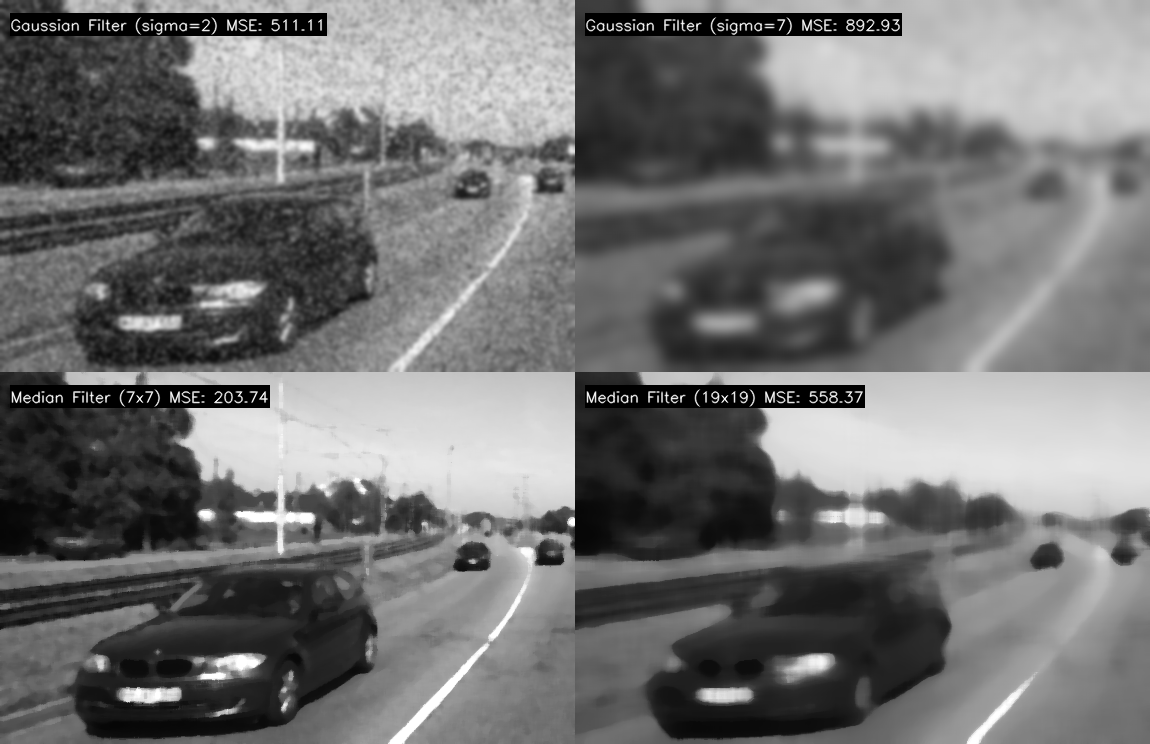
#> input picture DIP/HW3/filtered_images_grid.png, 1150 x 744 px
$ python Filters.py filtered_images_grid.png filtered_images_grid.png
#> lines starting #> are read from the running program, lines starting #| are printed output that depends on the picture; after the words box and inside, x2 and y2 are one past the last pixel; in counts of white or black regions, pixels touching at a corner belong together
### DIP/HW3/MSE.py
import sys
import cv2
import numpy as np

def loadImage(imagePath):
    return cv2.imread(imagePath, cv2.IMREAD_UNCHANGED)

def calcMSE(image1, image2):
    #super easy lol
    return np.mean((image1.astype(np.float32) - image2.astype(np.float32)) ** 2)

def mseFromPaths(imagePath1, imagePath2):
    return calcMSE(loadImage(imagePath1), loadImage(imagePath2))

def main():
    imagePath1, imagePath2 = sys.argv[1], sys.argv[2]
    print(f"MSE: {mseFromPaths(imagePath1, imagePath2)}")

# [2 lines that do not run on import are left out]

### DIP/HW3/Filters.py
import cv2
import numpy as np
import sys
from MSE import mseFromPaths, loadImage, calcMSE

def applyGaussianFilter(image, sigma):
    return cv2.GaussianBlur(image, (0, 0), sigma)

def applyMedianFilter(image, kernelSize):
    return cv2.medianBlur(image, kernelSize)

def calculateFilteredMSE(originalImage, noisyImage, filterFunction, *args):
    filteredImage = filterFunction(noisyImage, *args)
    return calcMSE(originalImage, filteredImage), filteredImage

def generateComparisonTable(originalPath, noisyPath):
    originalImage = loadImage(originalPath)
    noisyImage = loadImage(noisyPath)

    mseNoisy = mseFromPaths(originalPath, noisyPath)
    mseGaussianSigma2, gaussianSigma2Image = calculateFilteredMSE(originalImage, noisyImage, applyGaussianFilter, 2)
    mseGaussianSigma7, gaussianSigma7Image = calculateFilteredMSE(originalImage, noisyImage, applyGaussianFilter, 7)
    mseMedian7x7, median7x7Image = calculateFilteredMSE(originalImage, noisyImage, applyMedianFilter, 7)
    mseMedian19x19, median19x19Image = calculateFilteredMSE(originalImage, noisyImage, applyMedianFilter, 19)

    return {
        "Noisy (not processed)": (mseNoisy, noisyImage),
        "Gaussian Filter (sigma=2)": (mseGaussianSigma2, gaussianSigma2Image),
        "Gaussian Filter (sigma=7)": (mseGaussianSigma7, gaussianSigma7Image),
        "Median Filter (7x7)": (mseMedian7x7, median7x7Image),
        "Median Filter (19x19)": (mseMedian19x19, median19x19Image)
    }

def printComparisonTable(comparisonResults):
    print("MSE Comparison Table")
    print("-------------------")
    for description, (mseValue, _) in comparisonResults.items():
        print(f"{description}: {mseValue:.2f}")

def createImageGrid(images):
    rows = []
    for i in range(0, len(images), 2):
        row = np.hstack(images[i:i+2])
        rows.append(row)
    return np.vstack(rows)

def saveFilteredImages(comparisonResults, outputPath):
    images = [result[1] for result in list(comparisonResults.values())[1:]]  # Exclude the noisy image
    titles = list(comparisonResults.keys())[1:]  # Exclude the noisy image title
    mse_values = [result[0] for result in list(comparisonResults.values())[1:]]  # Exclude the noisy image MSE

    gridImage = createImageGrid(images)

    # Add titles and MSE values to the grid image
    font = cv2.FONT_HERSHEY_SIMPLEX
    y_offset = 30
    for i, (title, mse) in enumerate(zip(titles, mse_values)):
        x = 10 + (i % 2) * (gridImage.shape[1] // 2)
        y = y_offset + (i // 2) * (gridImage.shape[0] // 2)
        # Draw a black background rectangle for the text
        label = f"{title} MSE: {mse:.2f}"
        text_size = cv2.getTextSize(label, font, 0.5, 1)[0]
        cv2.rectangle(gridImage, (x, y - text_size[1] - 5), (x + text_size[0], y + 5), (0, 0, 0), -1)
        # Draw the white text on top of the black background
        cv2.putText(gridImage, label, (x, y), font, 0.5, (255, 255, 255), 1, cv2.LINE_AA)

    cv2.imwrite(outputPath, gridImage)

def main():
    originalPath, noisyPath = sys.argv[1], sys.argv[2]
    comparisonResults = generateComparisonTable(originalPath, noisyPath)
#> in loadImage, returned value is the input picture: shape (744, 1150); min 0, max 255, mean 113.2
#> in generateComparisonTable, `mseNoisy = mseFromPaths(originalPath, noisyPath)`: mseNoisy = 0
#> in generateComparisonTable, `mseGaussianSigma2, gaussianSigma2Image = calculateFilteredMSE(original..`: mseGaussianSigma2 = 141.8
#> call 2 of applyGaussianFilter, with sigma = 7
#> in applyGaussianFilter (call 2), `return cv2.GaussianBlur(image, (0, 0), sigma)`:
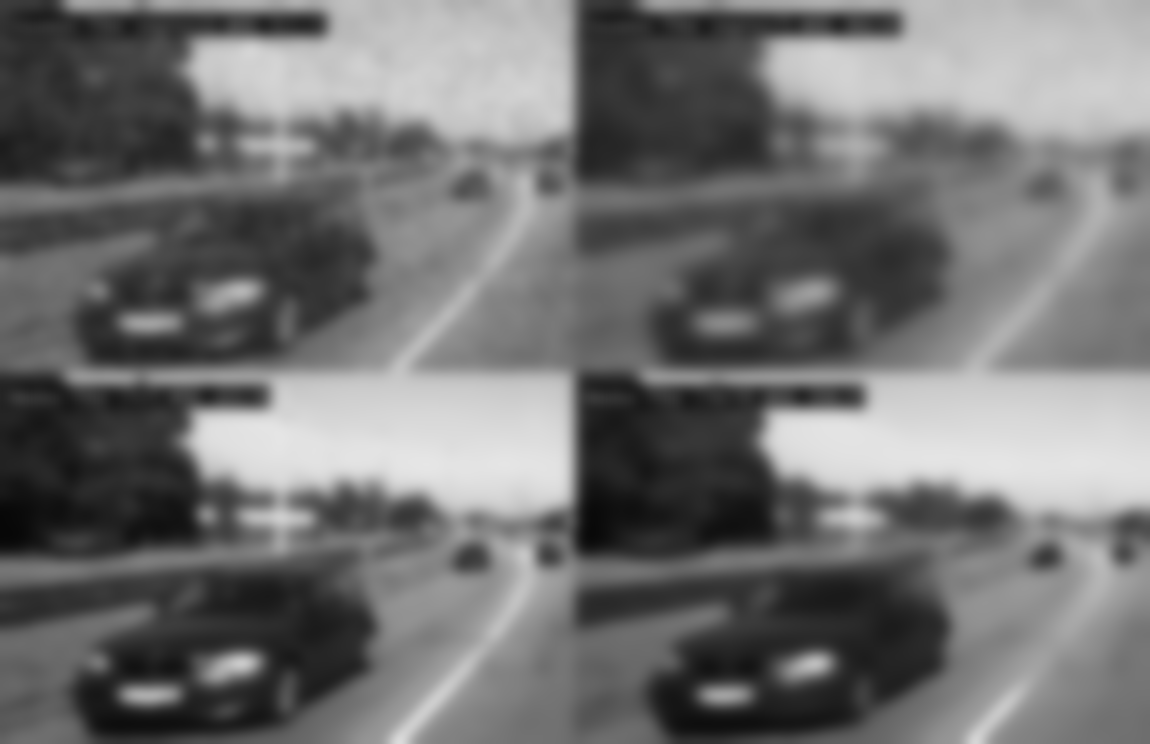
#> returned value: shape (744, 1150); min 7, max 230, mean 113.2
#> in generateComparisonTable, `mseGaussianSigma7, gaussianSigma7Image = calculateFilteredMSE(original..`: mseGaussianSigma7 = 451.8
#> in generateComparisonTable, `mseMedian7x7, median7x7Image = calculateFilteredMSE(originalImage, noi..`: mseMedian7x7 = 156.1
#> call 2 of applyMedianFilter, with kernelSize = 19
#> in applyMedianFilter (call 2), `return cv2.medianBlur(image, kernelSize)`:
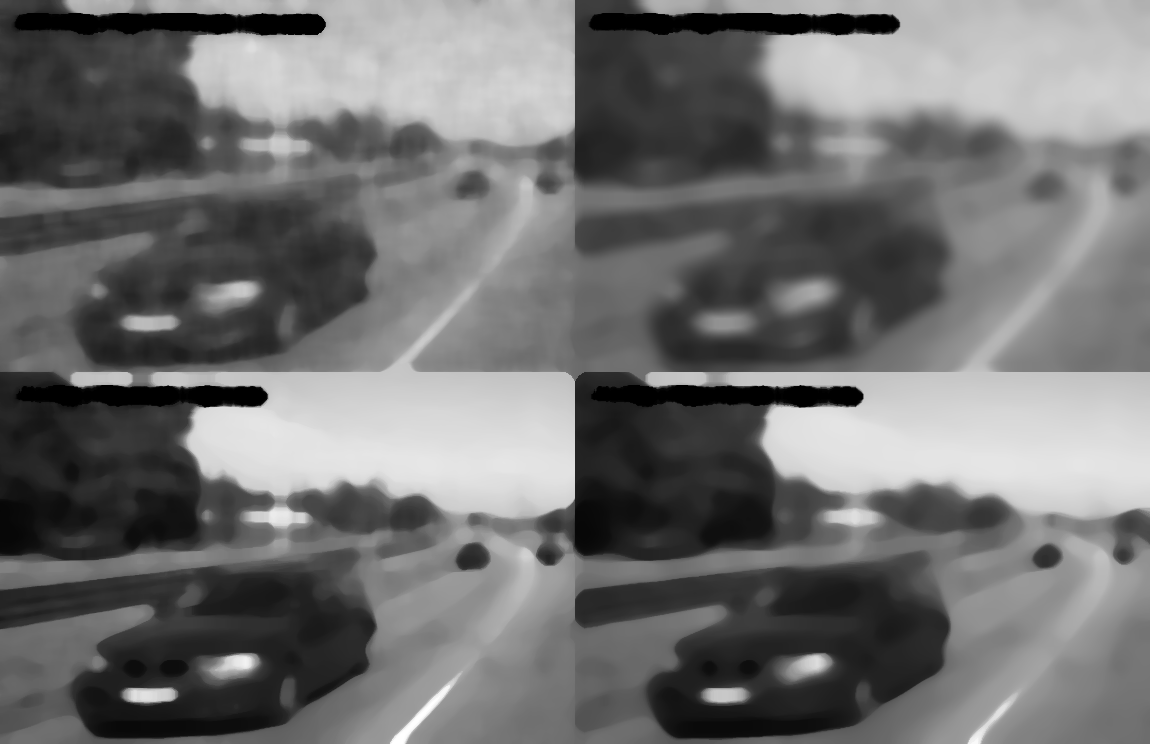
#> returned value: shape (744, 1150); min 0, max 255, mean 112.2
#> in generateComparisonTable, `mseMedian19x19, median19x19Image = calculateFilteredMSE(originalImage,..`: mseMedian19x19 = 367.3
#> comparisonResults = 5 items
    printComparisonTable(comparisonResults)
#> the loop in printComparisonTable, `for description, (mseValue, _) in comparisonResults.items():` made 5 passes
#> (description, mseValue) on passes 1 to 5: ('Noisy (not processed)', 0), ('Gaussian Filter (sigma=2)', 141.8), ('Gaussian Filter (sigma=7)', 451.8), ('Median Filter (7x7)', 156.1), ('Median Filter (19x19)', 367.3)
#| Noisy (not processed): 0.00
#| Gaussian Filter (sigma=2): 141.83
#| Gaussian Filter (sigma=7): 451.84
#| Median Filter (7x7): 156.06
#| Median Filter (19x19): 367.29
    saveFilteredImages(comparisonResults, "filtered_images_grid.png")
#> in saveFilteredImages, `images = [result[1] for result in list(comparisonResults.values())[1:]]`: images = 4 items
#> in saveFilteredImages, `titles = list(comparisonResults.keys())[1:]`: titles = ['Gaussian Filter (sigma=2)', 'Gaussian Filter (sigma=7)', 'Median Filter (7x7)', 'Median Filter (19x19)']
#> in saveFilteredImages, `mse_values = [result[0] for result in list(comparisonResults.values())..`: mse_values = [141.8, 451.8, 156.1, 367.3]
#> the loop in createImageGrid, `for i in range(0, len(images), 2):` made 2 passes
#> pass 2, in createImageGrid, `row = np.hstack(images[i:i+2])`:
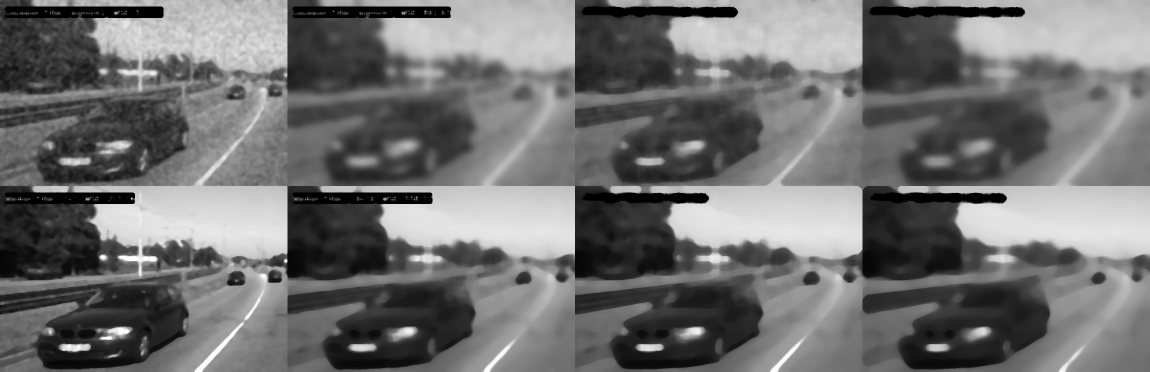
#> row: shape (744, 2300) (shown at 1/2 size); min 0, max 255, mean 112.3
#> after the loop in createImageGrid, `for i in range(0, len(images), 2):`: rows = 2 items
#> in createImageGrid, `return np.vstack(rows)`:
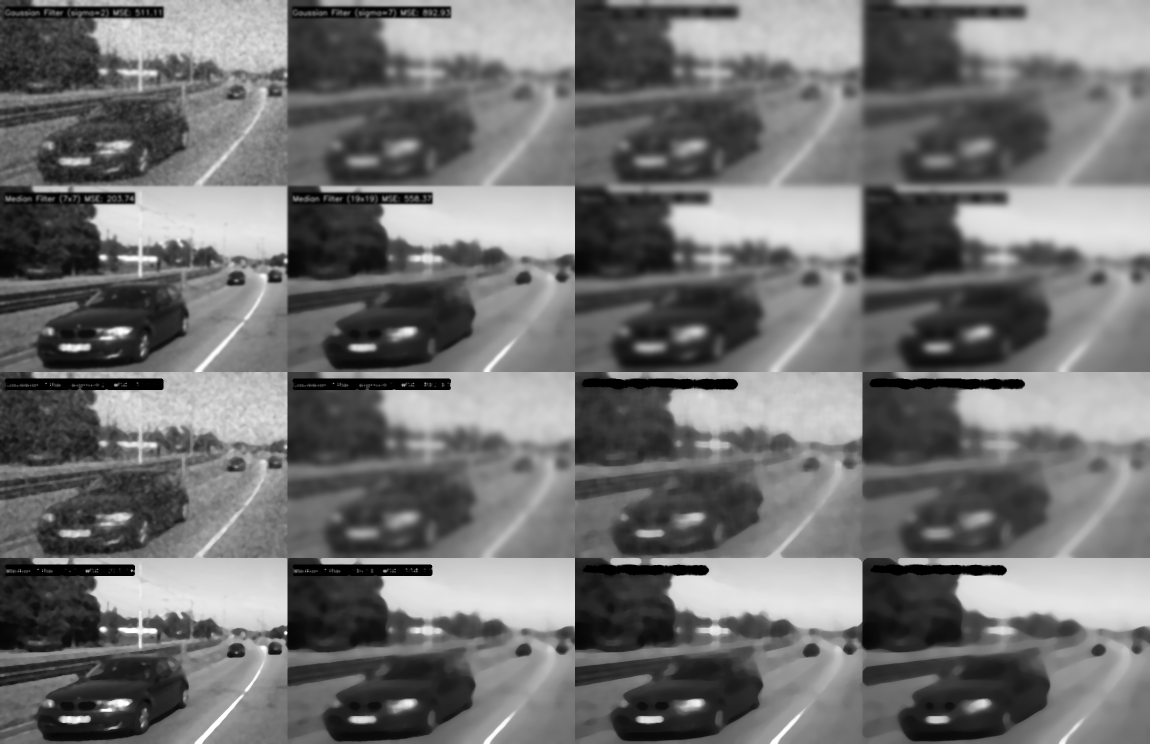
#> returned value: shape (1488, 2300) (shown at 1/2 size); min 0, max 255, mean 112.8
#> the loop in saveFilteredImages, `for i, (title, mse) in enumerate(zip(titles, mse_values)):` made 4 passes
#> (title, mse, x, y, label, text_size) on passes 1 to 3: ('Gaussian Filter (sigma=2)', 141.8, 10, 30, 'Gaussian Filter (sigma=2) MSE: 141.83', (316, 12)), ('Gaussian Filter (sigma=7)', 451.8, 1160, 30, 'Gaussian Filter (sigma=7) MSE: 451.84', (316, 12)), ('Median Filter (7x7)', 156.1, 10, 774, 'Median Filter (7x7) MSE: 156.06', (259, 12))
#> (mse, x, y, label, text_size) on pass 4: (367.3, 1160, 774, 'Median Filter (19x19) MSE: 367.29', (279, 12))
#> after the loop in saveFilteredImages, `for i, (title, mse) in enumerate(zip(titles, mse_values)):`:
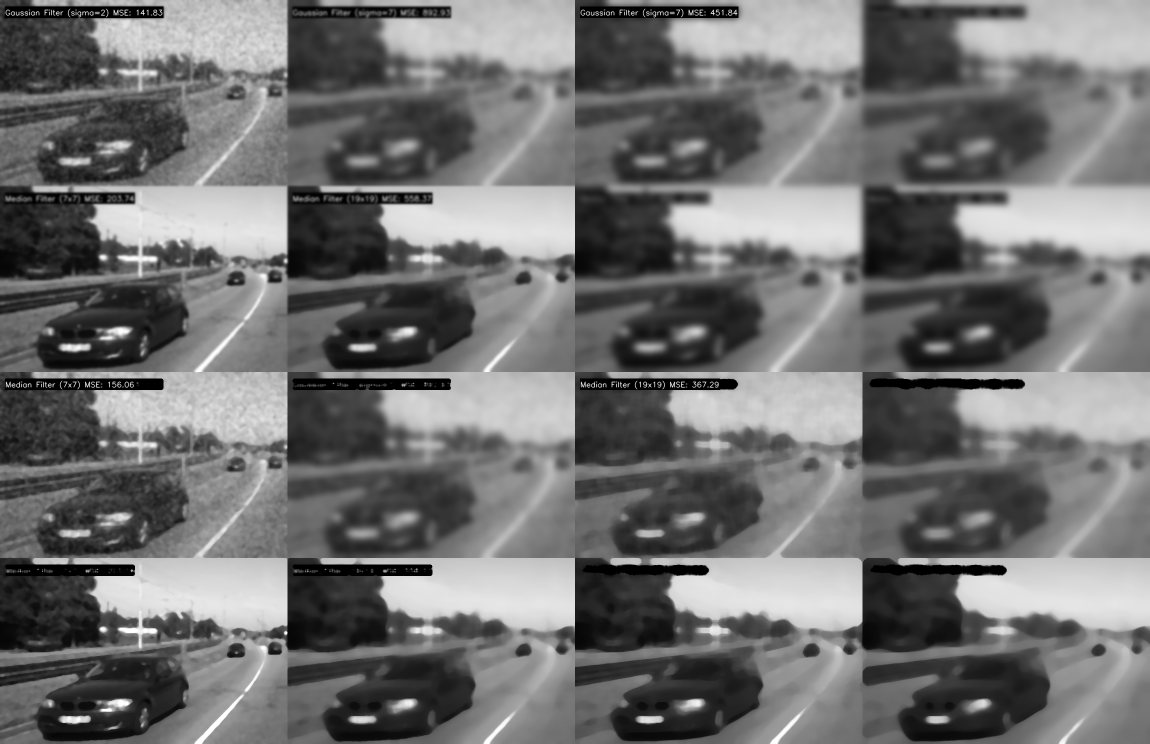
#> gridImage: shape (1488, 2300) (shown at 1/2 size); 0.61% of pixels changed, all inside (x1, y1, x2, y2) = (10, 13, 1477, 780)

if __name__ == "__main__":
    main()
